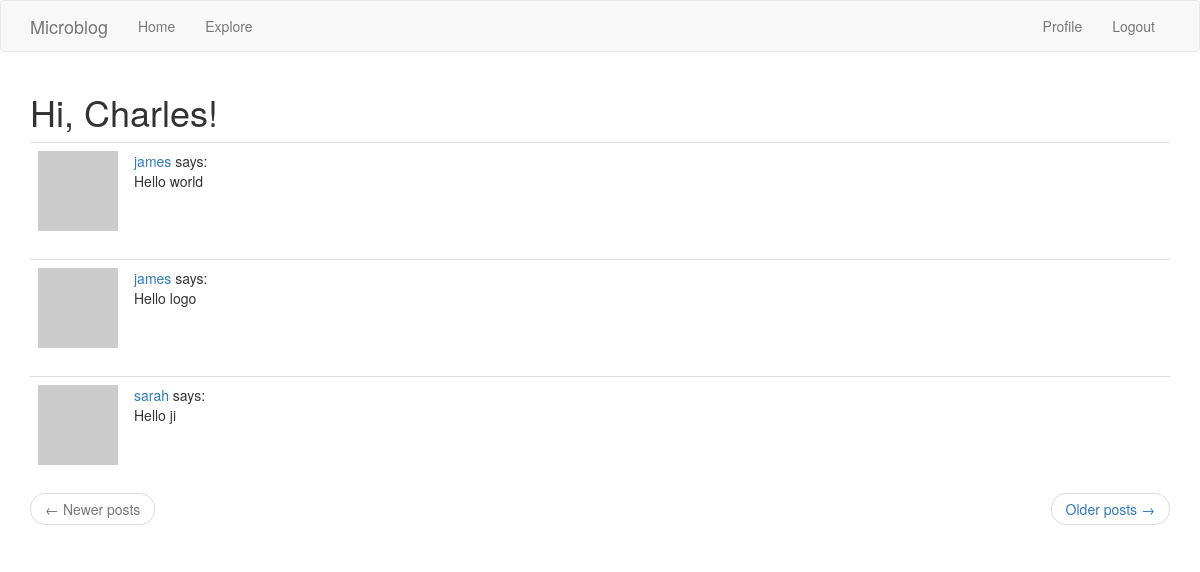
The page /explore (signed in) on the database as committed earlier.
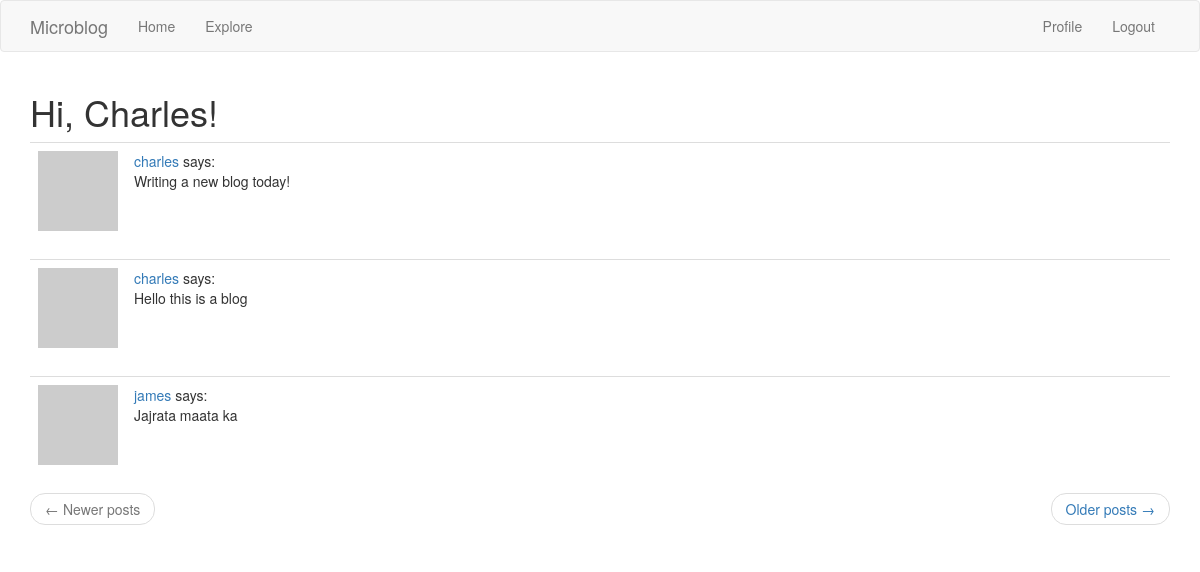
The same page on the database as committed later.
### app/models.py (models this page shows, shortened)
class Post(db.Model):
    id = db.Column(db.Integer, primary_key = True)
    body = db.Column(db.String(250))
    timestamp = db.Column(db.DateTime, index = True, default = datetime.utcnow)
    user_id = db.Column(db.Integer, db.ForeignKey('user.id'))

class User(UserMixin,db.Model):
    id = db.Column(db.Integer, primary_key = True)
    username = db.Column(db.String(64), index = True, unique = True)
    email = db.Column(db.String(120), index = True, unique = True)
    password_hash = db.Column(db.String(128))
    about_me = db.Column(db.String(140))
    last_seen = db.Column(db.DateTime, default = datetime.utcnow)
    posts = db.relationship('Post',backref = 'author', lazy ='dynamic')
    followed = db.relationship('User', secondary = followers,
                primaryjoin=(followers.c.follower_id == id),
                secondaryjoin=(followers.c.followed_id == id),
                backref=db.backref('followers', lazy='dynamic'), lazy='dynamic')
    def avatar(self, size):
        digest = md5('anona8877@gmail.com'.lower().encode('utf-8')).hexdigest()
        if self.email is not None:
            digest = md5(self.email.lower().encode('utf-8')).hexdigest()
        return 'https://www.gravatar.com/avatar/{}?d=identicon&s={}'.format(
            digest, size)

### app/routes.py (the view)
@app.route('/explore')
@login_required
def explore():
    page = request.args.get('page',1, type=int)
    posts = Post.query.order_by(Post.timestamp.desc()).paginate(page, app.config['POST_PER_PAGE'],False)
    next_url = url_for('explore', page=posts.next_num) \
        if posts.has_next else None
    prev_url = url_for('explore', page=posts.prev_num) \
        if posts.has_prev else None
    return render_template("index.html", title='Explore', posts=posts.items,
                          next_url=next_url, prev_url=prev_url)

### app/models.py (called while the page is built)
@login.user_loader
def load_user(id):
    return User.query.get(int(id))

### app/routes.py (called while the page is built)
@app.before_request
def before_request():
    if current_user.is_authenticated:
        current_user.last_seen = datetime.utcnow()
        db.session.commit()

### templates/index.html (shortened to what this page needs)
{% extends "base.html" %}
{% import 'bootstrap/wtf.html' as wtf %}
{% block app_content %}
    <h1 >Hi, {{ current_user.username.capitalize() }}!</h1>
    {% for post in posts %}
        {% include '_post.html' %}
    {% endfor %}
    <nav aria-label="...">
        <ul class="pager">
            <li class="previous{% if not prev_url %} disabled{% endif %}">
                <a href="{{ prev_url or '#' }}">
                    <span aria-hidden="true">&larr;</span> Newer posts
                </a>
            </li>
            <li class="next{% if not next_url %} disabled{% endif %}">
                <a href="{{ next_url or '#' }}">
                    Older posts <span aria-hidden="true">&rarr;</span>
                </a>
            </li>
        </ul>
    </nav>
{% endblock %}

### templates/_post.html
<table class="table table-dark">
    <tr>
        <td width="70px">
            <a href="{{ url_for('user', username=post.author.username) }}">
                <img src="{{ post.author.avatar(70) }}" />
            </a>
        </td>
        <td>
            <a href="{{ url_for('user', username=post.author.username) }}">
                {{ post.author.username }}
            </a>
            says:
            <br>
            {{ post.body }}
        </td>
    </tr>
</table>

Rows that differ between the two databases and show on the page:
no longer on this page (row unchanged): Post: author.username "james", body "Hello world"
no longer on this page (row unchanged): Post: author.username "james", body "Hello logo"
no longer on this page (row unchanged): Post: author.username "sarah", body "Hello ji"
added Post: author.username "charles", body "Writing a new blog today!"
added Post: author.username "charles", body "Hello this is a blog"
added Post: author.username "james", body "Jajrata maata ka"
